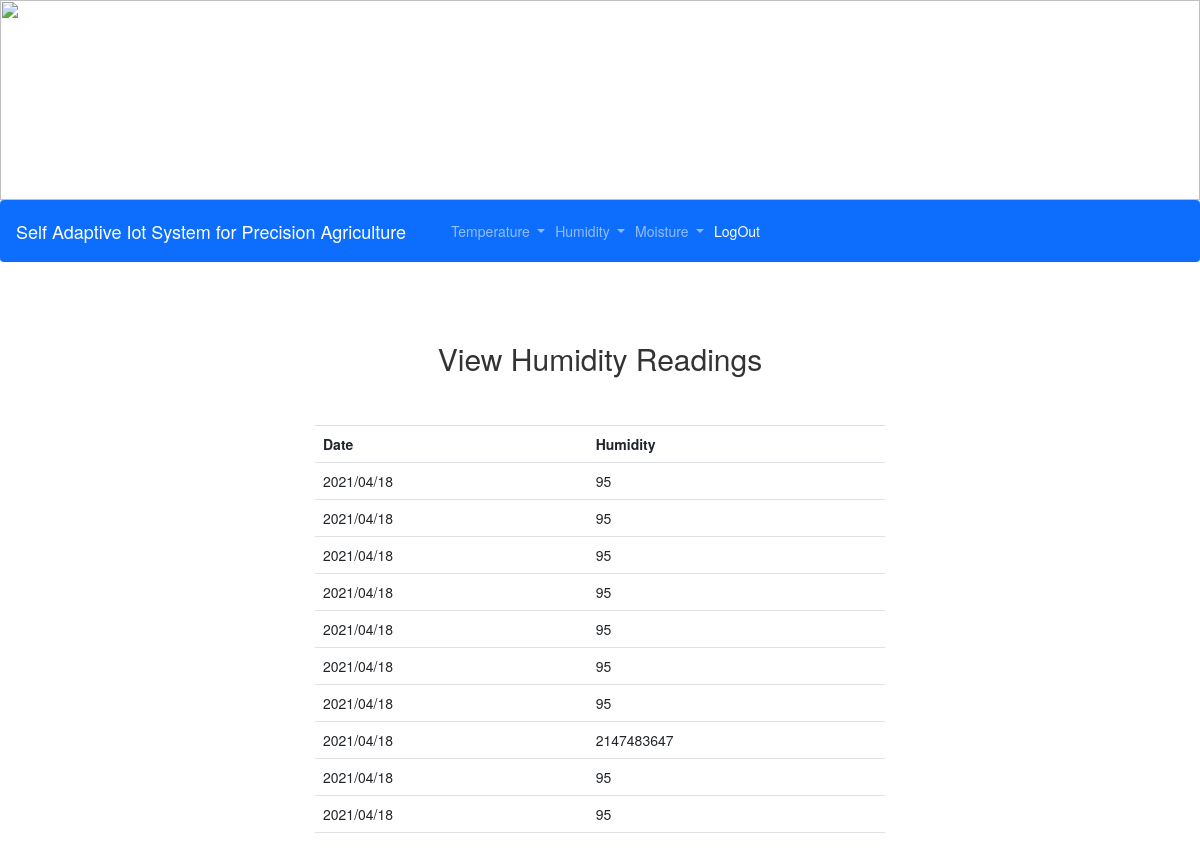
Screenshot of /viewhum.php with the database file from the repository.
### tables this page shows
CREATE TABLE `humidity` (
  `date` varchar(333) NOT NULL,
  `humidity` varchar(333) NOT NULL
);

### viewhum.php (the view, shortened to what this page needs)
<?php
include './dbcon.php';
?>
<!DOCTYPE html>
<html>
<head>
<link href="https://cdn.jsdelivr.net/npm/bootstrap@5.0.0-beta3/dist/css/bootstrap.min.css" rel="stylesheet">
    <link rel="stylesheet" href="https://maxcdn.bootstrapcdn.com/bootstrap/3.3.6/css/bootstrap.min.css" />
    <link rel="stylesheet" href="https://cdnjs.cloudflare.com/ajax/libs/bootstrap-multiselect/0.9.13/css/bootstrap-multiselect.css" />
</head>
<body>
<img width="100%" height="200px" src="https://encrypted-tbn0.gstatic.com/images?q=tbn:ANd9GcSY1AqemHwFy8FBzKXStVg59p4EyRCVBgVHzg&usqp=CAU" alt="">
    <nav class="navbar navbar-expand-lg navbar-dark bg-primary">
  <div class="container-fluid">
    <a class="navbar-brand" href="#">Self Adaptive Iot System for Precision Agriculture </a>
    <div class="collapse navbar-collapse" id="navbarSupportedContent">
      <ul class="navbar-nav me-auto mb-2 mb-lg-0">
        <li class="nav-item dropdown">
          <a class="nav-link dropdown-toggle" href="#" id="navbarDropdown" role="button" data-bs-toggle="dropdown" aria-expanded="false">
            Temperature
          </a>
        </li>
        <li class="nav-item dropdown">
          <a class="nav-link dropdown-toggle" href="#" id="navbarDropdown" role="button" data-bs-toggle="dropdown" aria-expanded="false">
            Humidity
          </a>
        </li>
        <li class="nav-item dropdown">
          <a class="nav-link dropdown-toggle" href="#" id="navbarDropdown" role="button" data-bs-toggle="dropdown" aria-expanded="false">
            Moisture
          </a>
        </li>
        <li class="nav-item">
          <a class="nav-link active" aria-current="page" href="index.php">LogOut</a>
        </li>
      </ul>
    </div>
  </div>
</nav>
    <br /><br />
    <div class="container" style="width:600px;">
        <h2 align="center"> View Humidity Readings </h2>
        <br /><br />
                <?php
                 $sql = "SELECT `date`, `humidity` FROM `humidity` ORDER BY `date` DESC LIMIT 10
                 ";
                $result = $conn->query($sql);
                if ($result->num_rows > 0) {
                    echo "<table class='table'> <tr>  <th> Date </th> <th> Humidity </th>    </tr>";
                    while ($row = $result->fetch_assoc()) {
                        $date = $row["date"];
                        $Temperature = $row["humidity"];
                        echo " <tr>  <td> $date </td> <td> $Temperature </td>    </tr>";
                    }
                    echo "</table>";
                }
                ?>
    </div>
</body>
</html>

### rows the page displays
humidity: date "2021/04/18", humidity "95"
humidity: date "2021/04/18", humidity "95"
humidity: date "2021/04/18", humidity "95"
humidity: date "2021/04/18", humidity "95"
humidity: date "2021/04/18", humidity "95"
humidity: date "2021/04/18", humidity "95"
humidity: date "2021/04/18", humidity "95"
humidity: date "2021/04/18", humidity "2147483647"
humidity: date "2021/04/18", humidity "95"
humidity: date "2021/04/18", humidity "95"
